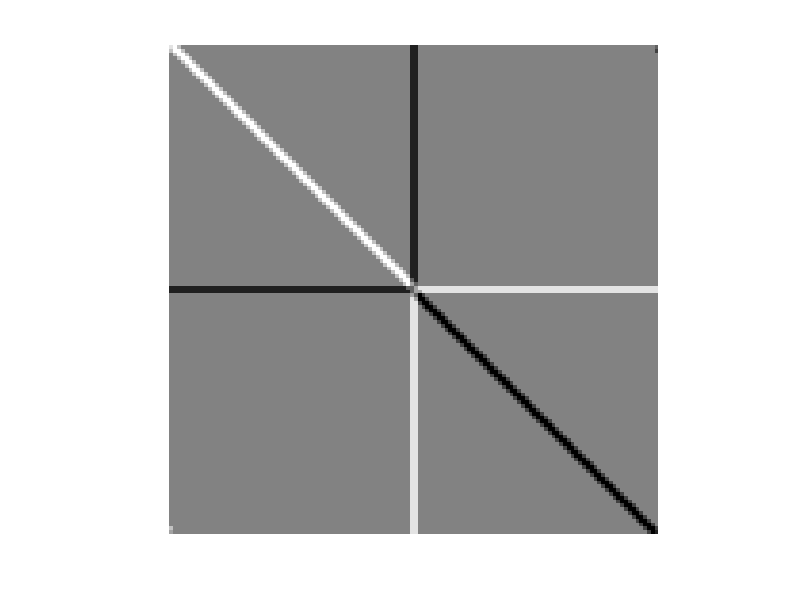

Recreate this plot in MATLAB.
function sobelDiagonalTest()
    I1 = triu(ones(64,64),1);
    I2 = fliplr(I1');
    I3 = tril(ones(64,64),-1);
    I4 = fliplr(I3');
    I12 = horzcat(I1,I2);
    I34 = horzcat(I4,I3);
    I = vertcat(I12,I34);
    w = [0,4,8;-4,0,4;-8,-4,0];
    gx = imfilter(I, w, 'corr', 'replicate', 'same');
    resultImage = imadjust(mat2gray(gx),[0,0.99],[0,1]);
    imshow(resultImage);


end